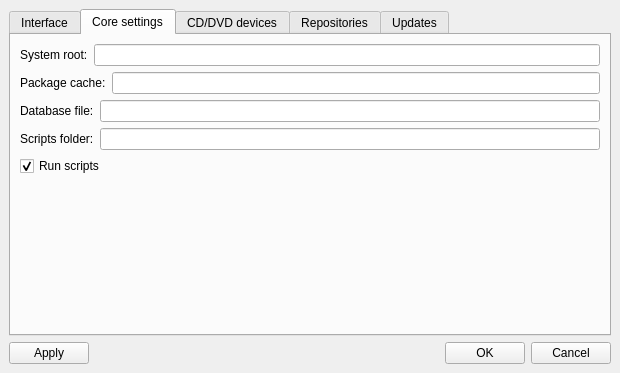
<ui version="4.0" >
 <class>preferencesBox</class>
 <widget class="QWidget" name="preferencesBox" >
  <property name="geometry" >
   <rect>
    <x>0</x>
    <y>0</y>
    <width>620</width>
    <height>373</height>
   </rect>
  </property>
  <property name="windowTitle" >
   <string>Preferences</string>
  </property>
  <layout class="QVBoxLayout" >
   <property name="margin" >
    <number>9</number>
   </property>
   <property name="spacing" >
    <number>6</number>
   </property>
   <item>
    <widget class="QTabWidget" name="tabWidget" >
     <property name="currentIndex" >
      <number>1</number>
     </property>
     <widget class="QWidget" name="tab" >
      <attribute name="title" >
       <string>Interface</string>
      </attribute>
      <layout class="QGridLayout" >
       <property name="margin" >
        <number>9</number>
       </property>
       <property name="spacing" >
        <number>6</number>
       </property>
       <item row="1" column="0" >
        <spacer>
         <property name="orientation" >
          <enum>Qt::Vertical</enum>
         </property>
         <property name="sizeHint" >
          <size>
           <width>20</width>
           <height>40</height>
          </size>
         </property>
        </spacer>
       </item>
       <item row="0" column="1" >
        <spacer>
         <property name="orientation" >
          <enum>Qt::Horizontal</enum>
         </property>
         <property name="sizeHint" >
          <size>
           <width>40</width>
           <height>20</height>
          </size>
         </property>
        </spacer>
       </item>
       <item row="0" column="0" >
        <layout class="QVBoxLayout" >
         <property name="margin" >
          <number>0</number>
         </property>
         <property name="spacing" >
          <number>6</number>
         </property>
         <item>
          <widget class="QCheckBox" name="checkBox" >
           <property name="text" >
            <string>Check dependencies on the fly</string>
           </property>
          </widget>
         </item>
         <item>
          <widget class="QCheckBox" name="checkBox_2" >
           <property name="text" >
            <string>Partial loading (fast!)</string>
           </property>
          </widget>
         </item>
         <item>
          <widget class="QCheckBox" name="checkBox_3" >
           <property name="text" >
            <string>Enable icons for packages</string>
           </property>
          </widget>
         </item>
         <item>
          <widget class="QCheckBox" name="checkBox_4" >
           <property name="text" >
            <string>Enable icons for groups</string>
           </property>
          </widget>
         </item>
        </layout>
       </item>
      </layout>
     </widget>
     <widget class="QWidget" name="tab_2" >
      <attribute name="title" >
       <string>Core settings</string>
      </attribute>
      <layout class="QVBoxLayout" >
       <property name="margin" >
        <number>9</number>
       </property>
       <property name="spacing" >
        <number>6</number>
       </property>
       <item>
        <layout class="QVBoxLayout" >
         <property name="margin" >
          <number>0</number>
         </property>
         <property name="spacing" >
          <number>6</number>
         </property>
         <item>
          <layout class="QHBoxLayout" >
           <property name="margin" >
            <number>0</number>
           </property>
           <property name="spacing" >
            <number>6</number>
           </property>
           <item>
            <widget class="QLabel" name="label" >
             <property name="text" >
              <string>System root:</string>
             </property>
            </widget>
           </item>
           <item>
            <widget class="QLineEdit" name="sysrootEdit" />
           </item>
          </layout>
         </item>
         <item>
          <layout class="QHBoxLayout" >
           <property name="margin" >
            <number>0</number>
           </property>
           <property name="spacing" >
            <number>6</number>
           </property>
           <item>
            <widget class="QLabel" name="label_2" >
             <property name="text" >
              <string>Package cache:</string>
             </property>
            </widget>
           </item>
           <item>
            <widget class="QLineEdit" name="syscacheEdit" />
           </item>
          </layout>
         </item>
         <item>
          <layout class="QHBoxLayout" >
           <property name="margin" >
            <number>0</number>
           </property>
           <property name="spacing" >
            <number>6</number>
           </property>
           <item>
            <widget class="QLabel" name="label_3" >
             <property name="text" >
              <string>Database file:</string>
             </property>
            </widget>
           </item>
           <item>
            <widget class="QLineEdit" name="dbfileEdit" />
           </item>
          </layout>
         </item>
         <item>
          <layout class="QHBoxLayout" >
           <property name="margin" >
            <number>0</number>
           </property>
           <property name="spacing" >
            <number>6</number>
           </property>
           <item>
            <widget class="QLabel" name="label_4" >
             <property name="text" >
              <string>Scripts folder:</string>
             </property>
            </widget>
           </item>
           <item>
            <widget class="QLineEdit" name="scriptsfolderEdit" />
           </item>
          </layout>
         </item>
         <item>
          <widget class="QCheckBox" name="runscriptsCheckBox" >
           <property name="text" >
            <string>Run scripts</string>
           </property>
           <property name="checked" >
            <bool>true</bool>
           </property>
          </widget>
         </item>
        </layout>
       </item>
       <item>
        <spacer>
         <property name="orientation" >
          <enum>Qt::Vertical</enum>
         </property>
         <property name="sizeHint" >
          <size>
           <width>20</width>
           <height>40</height>
          </size>
         </property>
        </spacer>
       </item>
      </layout>
     </widget>
     <widget class="QWidget" name="tab_6" >
      <attribute name="title" >
       <string>CD/DVD devices</string>
      </attribute>
      <layout class="QVBoxLayout" >
       <property name="margin" >
        <number>9</number>
       </property>
       <property name="spacing" >
        <number>6</number>
       </property>
       <item>
        <layout class="QHBoxLayout" >
         <property name="margin" >
          <number>0</number>
         </property>
         <property name="spacing" >
          <number>6</number>
         </property>
         <item>
          <layout class="QVBoxLayout" >
           <property name="margin" >
            <number>0</number>
           </property>
           <property name="spacing" >
            <number>6</number>
           </property>
           <item>
            <layout class="QHBoxLayout" >
             <property name="margin" >
              <number>0</number>
             </property>
             <property name="spacing" >
              <number>6</number>
             </property>
             <item>
              <widget class="QLabel" name="label_6" >
               <property name="text" >
                <string>Add new:</string>
               </property>
              </widget>
             </item>
             <item>
              <widget class="QLineEdit" name="lineEdit" />
             </item>
            </layout>
           </item>
           <item>
            <widget class="QTableWidget" name="tableWidget" >
             <column>
              <property name="text" >
               <string>Device</string>
              </property>
             </column>
             <column>
              <property name="text" >
               <string>State</string>
              </property>
             </column>
             <column>
              <property name="text" >
               <string>(Volname)</string>
              </property>
             </column>
            </widget>
           </item>
          </layout>
         </item>
         <item>
          <layout class="QVBoxLayout" >
           <property name="margin" >
            <number>0</number>
           </property>
           <property name="spacing" >
            <number>6</number>
           </property>
           <item>
            <widget class="QPushButton" name="pushButton" >
             <property name="text" >
              <string>Add</string>
             </property>
            </widget>
           </item>
           <item>
            <widget class="QPushButton" name="pushButton_2" >
             <property name="text" >
              <string>Remove</string>
             </property>
            </widget>
           </item>
           <item>
            <widget class="QPushButton" name="pushButton_3" >
             <property name="text" >
              <string>Modify</string>
             </property>
            </widget>
           </item>
           <item>
            <spacer>
             <property name="orientation" >
              <enum>Qt::Vertical</enum>
             </property>
             <property name="sizeHint" >
              <size>
               <width>20</width>
               <height>40</height>
              </size>
             </property>
            </spacer>
           </item>
          </layout>
         </item>
        </layout>
       </item>
      </layout>
     </widget>
     <widget class="QWidget" name="tab_3" >
      <attribute name="title" >
       <string>Repositories</string>
      </attribute>
      <layout class="QVBoxLayout" >
       <property name="margin" >
        <number>9</number>
       </property>
       <property name="spacing" >
        <number>6</number>
       </property>
       <item>
        <layout class="QHBoxLayout" >
         <property name="margin" >
          <number>0</number>
         </property>
         <property name="spacing" >
          <number>6</number>
         </property>
         <item>
          <layout class="QVBoxLayout" >
           <property name="margin" >
            <number>0</number>
           </property>
           <property name="spacing" >
            <number>6</number>
           </property>
           <item>
            <layout class="QHBoxLayout" >
             <property name="margin" >
              <number>0</number>
             </property>
             <property name="spacing" >
              <number>6</number>
             </property>
             <item>
              <widget class="QLabel" name="label_5" >
               <property name="text" >
                <string>Add new repository:</string>
               </property>
              </widget>
             </item>
             <item>
              <widget class="QLineEdit" name="repositoryEdit" />
             </item>
            </layout>
           </item>
           <item>
            <widget class="QListWidget" name="repositoryList" />
           </item>
          </layout>
         </item>
         <item>
          <layout class="QVBoxLayout" >
           <property name="margin" >
            <number>0</number>
           </property>
           <property name="spacing" >
            <number>6</number>
           </property>
           <item>
            <layout class="QGridLayout" >
             <property name="margin" >
              <number>0</number>
             </property>
             <property name="spacing" >
              <number>6</number>
             </property>
             <item row="2" column="0" >
              <widget class="QPushButton" name="editRepositoryButton" >
               <property name="text" >
                <string>Modify</string>
               </property>
              </widget>
             </item>
             <item row="1" column="0" >
              <widget class="QPushButton" name="delRepositoryButton" >
               <property name="text" >
                <string>Delete</string>
               </property>
              </widget>
             </item>
             <item row="0" column="0" >
              <widget class="QPushButton" name="addRepositoryButton" >
               <property name="text" >
                <string>Add</string>
               </property>
              </widget>
             </item>
            </layout>
           </item>
           <item>
            <spacer>
             <property name="orientation" >
              <enum>Qt::Vertical</enum>
             </property>
             <property name="sizeHint" >
              <size>
               <width>20</width>
               <height>151</height>
              </size>
             </property>
            </spacer>
           </item>
          </layout>
         </item>
        </layout>
       </item>
      </layout>
     </widget>
     <widget class="QWidget" name="tab_4" >
      <attribute name="title" >
       <string>Updates</string>
      </attribute>
      <layout class="QGridLayout" >
       <property name="margin" >
        <number>9</number>
       </property>
       <property name="spacing" >
        <number>6</number>
       </property>
       <item row="0" column="1" >
        <spacer>
         <property name="orientation" >
          <enum>Qt::Horizontal</enum>
         </property>
         <property name="sizeHint" >
          <size>
           <width>40</width>
           <height>20</height>
          </size>
         </property>
        </spacer>
       </item>
       <item row="1" column="0" >
        <spacer>
         <property name="orientation" >
          <enum>Qt::Vertical</enum>
         </property>
         <property name="sizeHint" >
          <size>
           <width>20</width>
           <height>40</height>
          </size>
         </property>
        </spacer>
       </item>
       <item row="0" column="0" >
        <widget class="QRadioButton" name="radioButton" >
         <property name="text" >
          <string>Automatically from marked repositories</string>
         </property>
        </widget>
       </item>
      </layout>
     </widget>
    </widget>
   </item>
   <item>
    <layout class="QHBoxLayout" >
     <property name="margin" >
      <number>0</number>
     </property>
     <property name="spacing" >
      <number>6</number>
     </property>
     <item>
      <widget class="QPushButton" name="applyButton" >
       <property name="text" >
        <string>Apply</string>
       </property>
      </widget>
     </item>
     <item>
      <spacer>
       <property name="orientation" >
        <enum>Qt::Horizontal</enum>
       </property>
       <property name="sizeHint" >
        <size>
         <width>40</width>
         <height>20</height>
        </size>
       </property>
      </spacer>
     </item>
     <item>
      <widget class="QPushButton" name="okButton" >
       <property name="text" >
        <string>OK</string>
       </property>
      </widget>
     </item>
     <item>
      <widget class="QPushButton" name="cancelButton" >
       <property name="text" >
        <string>Cancel</string>
       </property>
      </widget>
     </item>
    </layout>
   </item>
  </layout>
 </widget>
 <resources/>
 <connections/>
</ui>
